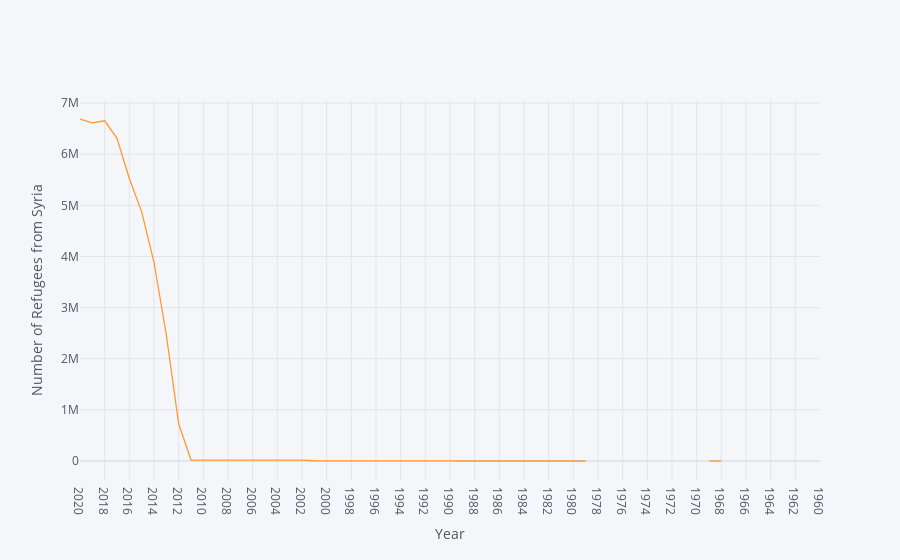

Here is the notebook cell this chart was saved with:
### Code cell
syrian_refugees["Refugee population by country or territory of origin"].iplot(xTitle = 'Year', yTitle = 'Number of Refugees from Syria')

### Figure 1 — Plotly figure (JSON) as saved in the notebook; plotly's stock layout.template omitted (floating-point values rounded to 4 significant figures)
{"data": [{"line": {"color": "rgba(255, 153, 51, 1.0)", "dash": "solid", "shape": "linear", "width": 1.3}, "mode": "lines", "name": "Refugee population by country or territory of origin", "text": "", "type": "scatter", "x": ["2020", "2019", "2018", "2017", "2016", "2015", "2014", "2013", "2012", "2011", "2010", "2009", "2008", "2007", "2006", "2005", "2004", "2003", "2002", "2001", "2000", "1999", "1998", "1997", "1996", "1995", "1994", "1993", "1992", "1991", "1990", "1989", "1988", "1987", "1986", "1985", "1984", "1983", "1982", "1981", "1980", "1979", "1978", "1977", "1976", "1975", "1974", "1973", "1972", "1971", "1970", "1969", "1968", "1967", "1966", "1965", "1964", "1963", "1962", "1961", "1960"], "y": [6689582, 6615249, 6654374, 6310498, 5524511, 4873236, 3887490, 2468323, 729012, 19931, 18451, 17915, 15206, 13684, 12327, 16395, 21430, 20816, 18908, 4861, 5868, 6693, 8132, 8653, 8611, 7995, 7087, 5412, 4408, 3037, 2148, 397, 881, 20, 534, 2599, 529, 526, 505, 505, 500, 500, "", "", "", "", "", "", "", "", "", 1200, 1200, "", "", "", "", "", "", "", ""]}], "layout": {"legend": {"bgcolor": "#F5F6F9", "font": {"color": "#4D5663"}}, "paper_bgcolor": "#F5F6F9", "plot_bgcolor": "#F5F6F9", "title": {"font": {"color": "#4D5663"}}, "xaxis": {"gridcolor": "#E1E5ED", "showgrid": true, "tickfont": {"color": "#4D5663"}, "title": {"font": {"color": "#4D5663"}, "text": "Year"}, "zerolinecolor": "#E1E5ED"}, "yaxis": {"gridcolor": "#E1E5ED", "showgrid": true, "tickfont": {"color": "#4D5663"}, "title": {"font": {"color": "#4D5663"}, "text": "Number of Refugees from Syria"}, "zerolinecolor": "#E1E5ED"}}}
